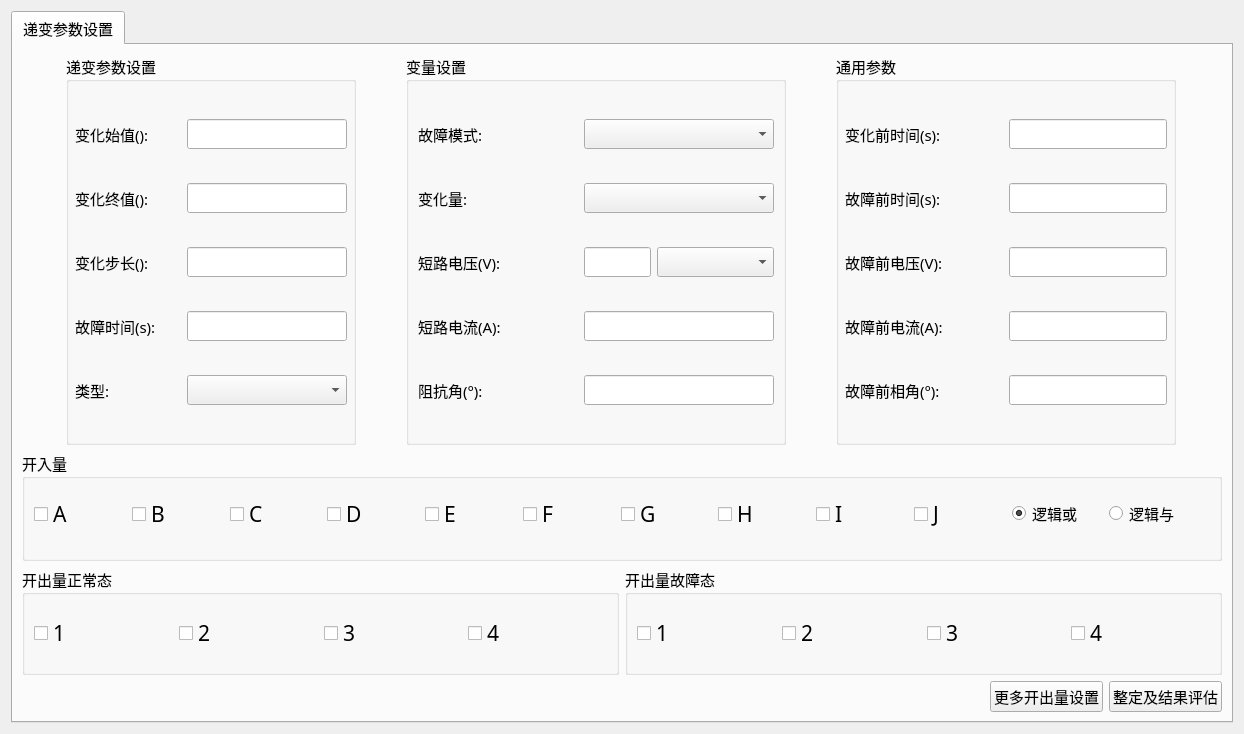
<?xml version="1.0" encoding="UTF-8"?>
<ui version="4.0">
 <class>QSttMacroParaEditViewFaultGradient</class>
 <widget class="QWidget" name="QSttMacroParaEditViewFaultGradient">
  <property name="geometry">
   <rect>
    <x>0</x>
    <y>0</y>
    <width>1244</width>
    <height>734</height>
   </rect>
  </property>
  <property name="font">
   <font>
    <family>Agency FB</family>
   </font>
  </property>
  <property name="windowTitle">
   <string>Form</string>
  </property>
  <layout class="QVBoxLayout" name="verticalLayout_2">
   <item>
    <widget class="QSttTabWidget" name="m_tabWidget">
     <property name="font">
      <font>
       <pointsize>11</pointsize>
      </font>
     </property>
     <property name="currentIndex">
      <number>0</number>
     </property>
     <widget class="QWidget" name="tab">
      <attribute name="title">
       <string>递变参数设置</string>
      </attribute>
      <layout class="QVBoxLayout" name="verticalLayout_3" stretch="3,2">
       <item>
        <layout class="QHBoxLayout" name="horizontalLayout_3" stretch="1,1,1">
         <item>
          <widget class="QGroupBox" name="m_gpChangeSet">
           <property name="sizePolicy">
            <sizepolicy hsizetype="Preferred" vsizetype="Preferred">
             <horstretch>0</horstretch>
             <verstretch>0</verstretch>
            </sizepolicy>
           </property>
           <property name="minimumSize">
            <size>
             <width>0</width>
             <height>230</height>
            </size>
           </property>
           <property name="maximumSize">
            <size>
             <width>290</width>
             <height>16777215</height>
            </size>
           </property>
           <property name="title">
            <string>递变参数设置</string>
           </property>
           <layout class="QGridLayout" name="gridLayout">
            <property name="leftMargin">
             <number>6</number>
            </property>
            <property name="rightMargin">
             <number>6</number>
            </property>
            <item row="0" column="0">
             <widget class="QLabel" name="m_labInit">
              <property name="minimumSize">
               <size>
                <width>0</width>
                <height>0</height>
               </size>
              </property>
              <property name="maximumSize">
               <size>
                <width>16777215</width>
                <height>16777215</height>
               </size>
              </property>
              <property name="text">
               <string>变化始值():</string>
              </property>
             </widget>
            </item>
            <item row="0" column="1">
             <widget class="QSettingLineEdit" name="m_editInit">
              <property name="sizePolicy">
               <sizepolicy hsizetype="Expanding" vsizetype="Fixed">
                <horstretch>0</horstretch>
                <verstretch>0</verstretch>
               </sizepolicy>
              </property>
              <property name="minimumSize">
               <size>
                <width>130</width>
                <height>0</height>
               </size>
              </property>
              <property name="maximumSize">
               <size>
                <width>160</width>
                <height>16777215</height>
               </size>
              </property>
             </widget>
            </item>
            <item row="1" column="0">
             <widget class="QLabel" name="m_labFinish">
              <property name="minimumSize">
               <size>
                <width>0</width>
                <height>0</height>
               </size>
              </property>
              <property name="maximumSize">
               <size>
                <width>16777215</width>
                <height>16777215</height>
               </size>
              </property>
              <property name="text">
               <string>变化终值():</string>
              </property>
             </widget>
            </item>
            <item row="1" column="1">
             <widget class="QSettingLineEdit" name="m_editFinish">
              <property name="sizePolicy">
               <sizepolicy hsizetype="Expanding" vsizetype="Fixed">
                <horstretch>0</horstretch>
                <verstretch>0</verstretch>
               </sizepolicy>
              </property>
              <property name="minimumSize">
               <size>
                <width>130</width>
                <height>0</height>
               </size>
              </property>
              <property name="maximumSize">
               <size>
                <width>160</width>
                <height>16777215</height>
               </size>
              </property>
             </widget>
            </item>
            <item row="2" column="0">
             <widget class="QLabel" name="m_labStep">
              <property name="minimumSize">
               <size>
                <width>0</width>
                <height>0</height>
               </size>
              </property>
              <property name="maximumSize">
               <size>
                <width>16777215</width>
                <height>16777215</height>
               </size>
              </property>
              <property name="text">
               <string>变化步长():</string>
              </property>
             </widget>
            </item>
            <item row="2" column="1">
             <widget class="QSettingLineEdit" name="m_editStep">
              <property name="sizePolicy">
               <sizepolicy hsizetype="Expanding" vsizetype="Fixed">
                <horstretch>0</horstretch>
                <verstretch>0</verstretch>
               </sizepolicy>
              </property>
              <property name="minimumSize">
               <size>
                <width>130</width>
                <height>0</height>
               </size>
              </property>
              <property name="maximumSize">
               <size>
                <width>160</width>
                <height>16777215</height>
               </size>
              </property>
             </widget>
            </item>
            <item row="3" column="0">
             <widget class="QLabel" name="m_labTime">
              <property name="minimumSize">
               <size>
                <width>0</width>
                <height>0</height>
               </size>
              </property>
              <property name="maximumSize">
               <size>
                <width>16777215</width>
                <height>16777215</height>
               </size>
              </property>
              <property name="text">
               <string>故障时间(s):</string>
              </property>
             </widget>
            </item>
            <item row="3" column="1">
             <widget class="QSettingLineEdit" name="m_editFaultTime">
              <property name="sizePolicy">
               <sizepolicy hsizetype="Expanding" vsizetype="Fixed">
                <horstretch>0</horstretch>
                <verstretch>0</verstretch>
               </sizepolicy>
              </property>
              <property name="minimumSize">
               <size>
                <width>130</width>
                <height>0</height>
               </size>
              </property>
              <property name="maximumSize">
               <size>
                <width>160</width>
                <height>16777215</height>
               </size>
              </property>
             </widget>
            </item>
            <item row="4" column="0">
             <widget class="QLabel" name="m_labType">
              <property name="minimumSize">
               <size>
                <width>0</width>
                <height>0</height>
               </size>
              </property>
              <property name="maximumSize">
               <size>
                <width>16777215</width>
                <height>16777215</height>
               </size>
              </property>
              <property name="text">
               <string>类型:</string>
              </property>
             </widget>
            </item>
            <item row="4" column="1">
             <widget class="QScrollComboBox" name="m_cbbType">
              <property name="sizePolicy">
               <sizepolicy hsizetype="Preferred" vsizetype="Fixed">
                <horstretch>0</horstretch>
                <verstretch>0</verstretch>
               </sizepolicy>
              </property>
              <property name="minimumSize">
               <size>
                <width>130</width>
                <height>0</height>
               </size>
              </property>
              <property name="maximumSize">
               <size>
                <width>160</width>
                <height>16777215</height>
               </size>
              </property>
             </widget>
            </item>
           </layout>
          </widget>
         </item>
         <item>
          <widget class="QGroupBox" name="m_gpVarSet">
           <property name="sizePolicy">
            <sizepolicy hsizetype="Preferred" vsizetype="Preferred">
             <horstretch>0</horstretch>
             <verstretch>0</verstretch>
            </sizepolicy>
           </property>
           <property name="minimumSize">
            <size>
             <width>0</width>
             <height>230</height>
            </size>
           </property>
           <property name="maximumSize">
            <size>
             <width>380</width>
             <height>16777215</height>
            </size>
           </property>
           <property name="title">
            <string>变量设置</string>
           </property>
           <layout class="QVBoxLayout" name="verticalLayout_5">
            <item>
             <layout class="QHBoxLayout" name="horizontalLayout_6">
              <item>
               <widget class="QLabel" name="m_labVar">
                <property name="minimumSize">
                 <size>
                  <width>0</width>
                  <height>0</height>
                 </size>
                </property>
                <property name="maximumSize">
                 <size>
                  <width>16777215</width>
                  <height>16777215</height>
                 </size>
                </property>
                <property name="text">
                 <string>故障模式:</string>
                </property>
               </widget>
              </item>
              <item>
               <widget class="QScrollComboBox" name="m_cbbFaultMode">
                <property name="sizePolicy">
                 <sizepolicy hsizetype="Preferred" vsizetype="Fixed">
                  <horstretch>0</horstretch>
                  <verstretch>0</verstretch>
                 </sizepolicy>
                </property>
                <property name="minimumSize">
                 <size>
                  <width>190</width>
                  <height>0</height>
                 </size>
                </property>
                <property name="maximumSize">
                 <size>
                  <width>190</width>
                  <height>16777215</height>
                 </size>
                </property>
                <property name="maxVisibleItems">
                 <number>5</number>
                </property>
               </widget>
              </item>
             </layout>
            </item>
            <item>
             <layout class="QHBoxLayout" name="horizontalLayout_7">
              <item>
               <widget class="QLabel" name="m_labVar_2">
                <property name="minimumSize">
                 <size>
                  <width>0</width>
                  <height>0</height>
                 </size>
                </property>
                <property name="maximumSize">
                 <size>
                  <width>16777215</width>
                  <height>16777215</height>
                 </size>
                </property>
                <property name="text">
                 <string>变化量:</string>
                </property>
               </widget>
              </item>
              <item>
               <widget class="QScrollComboBox" name="m_cbbChangeVaule">
                <property name="sizePolicy">
                 <sizepolicy hsizetype="Preferred" vsizetype="Fixed">
                  <horstretch>0</horstretch>
                  <verstretch>0</verstretch>
                 </sizepolicy>
                </property>
                <property name="minimumSize">
                 <size>
                  <width>190</width>
                  <height>0</height>
                 </size>
                </property>
                <property name="maximumSize">
                 <size>
                  <width>190</width>
                  <height>16777215</height>
                 </size>
                </property>
                <property name="maxVisibleItems">
                 <number>5</number>
                </property>
               </widget>
              </item>
             </layout>
            </item>
            <item>
             <layout class="QHBoxLayout" name="horizontalLayout_8">
              <property name="spacing">
               <number>0</number>
              </property>
              <item>
               <widget class="QLabel" name="m_labShortVm">
                <property name="minimumSize">
                 <size>
                  <width>0</width>
                  <height>0</height>
                 </size>
                </property>
                <property name="maximumSize">
                 <size>
                  <width>16777215</width>
                  <height>16777215</height>
                 </size>
                </property>
                <property name="text">
                 <string>短路电压(V):</string>
                </property>
               </widget>
              </item>
              <item>
               <layout class="QHBoxLayout" name="horizontalLayout">
                <property name="spacing">
                 <number>6</number>
                </property>
                <item>
                 <widget class="QSttLineEdit" name="m_editShortVm">
                  <property name="sizePolicy">
                   <sizepolicy hsizetype="Preferred" vsizetype="Fixed">
                    <horstretch>0</horstretch>
                    <verstretch>0</verstretch>
                   </sizepolicy>
                  </property>
                  <property name="minimumSize">
                   <size>
                    <width>67</width>
                    <height>0</height>
                   </size>
                  </property>
                  <property name="maximumSize">
                   <size>
                    <width>67</width>
                    <height>16777215</height>
                   </size>
                  </property>
                  <property name="alignment">
                   <set>Qt::AlignLeading|Qt::AlignLeft|Qt::AlignVCenter</set>
                  </property>
                 </widget>
                </item>
                <item>
                 <widget class="QScrollComboBox" name="m_cbbShortVm">
                  <property name="sizePolicy">
                   <sizepolicy hsizetype="Preferred" vsizetype="Fixed">
                    <horstretch>0</horstretch>
                    <verstretch>0</verstretch>
                   </sizepolicy>
                  </property>
                  <property name="minimumSize">
                   <size>
                    <width>117</width>
                    <height>0</height>
                   </size>
                  </property>
                  <property name="maximumSize">
                   <size>
                    <width>117</width>
                    <height>16777215</height>
                   </size>
                  </property>
                  <property name="sizeAdjustPolicy">
                   <enum>QComboBox::AdjustToMinimumContentsLengthWithIcon</enum>
                  </property>
                 </widget>
                </item>
               </layout>
              </item>
             </layout>
            </item>
            <item>
             <layout class="QHBoxLayout" name="horizontalLayout_9">
              <item>
               <widget class="QLabel" name="m_labDirection">
                <property name="minimumSize">
                 <size>
                  <width>0</width>
                  <height>0</height>
                 </size>
                </property>
                <property name="maximumSize">
                 <size>
                  <width>16777215</width>
                  <height>16777215</height>
                 </size>
                </property>
                <property name="text">
                 <string>短路电流(A):</string>
                </property>
               </widget>
              </item>
              <item>
               <widget class="QSttLineEdit" name="m_editShortVa">
                <property name="sizePolicy">
                 <sizepolicy hsizetype="Expanding" vsizetype="Fixed">
                  <horstretch>0</horstretch>
                  <verstretch>0</verstretch>
                 </sizepolicy>
                </property>
                <property name="minimumSize">
                 <size>
                  <width>190</width>
                  <height>0</height>
                 </size>
                </property>
                <property name="maximumSize">
                 <size>
                  <width>190</width>
                  <height>16777215</height>
                 </size>
                </property>
               </widget>
              </item>
             </layout>
            </item>
            <item>
             <layout class="QHBoxLayout" name="horizontalLayout_10">
              <item>
               <widget class="QLabel" name="m_labDirection_2">
                <property name="minimumSize">
                 <size>
                  <width>0</width>
                  <height>0</height>
                 </size>
                </property>
                <property name="maximumSize">
                 <size>
                  <width>16777215</width>
                  <height>16777215</height>
                 </size>
                </property>
                <property name="text">
                 <string>阻抗角(°):</string>
                </property>
               </widget>
              </item>
              <item>
               <widget class="QSttLineEdit" name="m_editAngle">
                <property name="sizePolicy">
                 <sizepolicy hsizetype="Expanding" vsizetype="Fixed">
                  <horstretch>0</horstretch>
                  <verstretch>0</verstretch>
                 </sizepolicy>
                </property>
                <property name="minimumSize">
                 <size>
                  <width>190</width>
                  <height>0</height>
                 </size>
                </property>
                <property name="maximumSize">
                 <size>
                  <width>190</width>
                  <height>16777215</height>
                 </size>
                </property>
               </widget>
              </item>
             </layout>
            </item>
           </layout>
          </widget>
         </item>
         <item>
          <widget class="QGroupBox" name="m_gpMannual">
           <property name="minimumSize">
            <size>
             <width>0</width>
             <height>230</height>
            </size>
           </property>
           <property name="maximumSize">
            <size>
             <width>340</width>
             <height>16777215</height>
            </size>
           </property>
           <property name="title">
            <string>通用参数</string>
           </property>
           <layout class="QGridLayout" name="gridLayout_3">
            <property name="leftMargin">
             <number>6</number>
            </property>
            <property name="rightMargin">
             <number>6</number>
            </property>
            <item row="0" column="0">
             <widget class="QLabel" name="m_labTimeBeforeChange">
              <property name="minimumSize">
               <size>
                <width>0</width>
                <height>0</height>
               </size>
              </property>
              <property name="maximumSize">
               <size>
                <width>16777215</width>
                <height>16777215</height>
               </size>
              </property>
              <property name="text">
               <string>变化前时间(s):</string>
              </property>
             </widget>
            </item>
            <item row="0" column="1">
             <widget class="QSttLineEdit" name="m_editTimeBeforeChange">
              <property name="sizePolicy">
               <sizepolicy hsizetype="Preferred" vsizetype="Fixed">
                <horstretch>0</horstretch>
                <verstretch>0</verstretch>
               </sizepolicy>
              </property>
              <property name="minimumSize">
               <size>
                <width>130</width>
                <height>0</height>
               </size>
              </property>
              <property name="maximumSize">
               <size>
                <width>160</width>
                <height>16777215</height>
               </size>
              </property>
             </widget>
            </item>
            <item row="1" column="0">
             <widget class="QLabel" name="m_labTimeBeforeFail">
              <property name="minimumSize">
               <size>
                <width>0</width>
                <height>0</height>
               </size>
              </property>
              <property name="maximumSize">
               <size>
                <width>16777215</width>
                <height>16777215</height>
               </size>
              </property>
              <property name="text">
               <string>故障前时间(s):</string>
              </property>
             </widget>
            </item>
            <item row="1" column="1">
             <widget class="QSttLineEdit" name="m_editTimeBeforeFail">
              <property name="sizePolicy">
               <sizepolicy hsizetype="Preferred" vsizetype="Fixed">
                <horstretch>0</horstretch>
                <verstretch>0</verstretch>
               </sizepolicy>
              </property>
              <property name="minimumSize">
               <size>
                <width>130</width>
                <height>0</height>
               </size>
              </property>
              <property name="maximumSize">
               <size>
                <width>160</width>
                <height>16777215</height>
               </size>
              </property>
             </widget>
            </item>
            <item row="2" column="0">
             <widget class="QLabel" name="m_labTimeBeforeChange_2">
              <property name="minimumSize">
               <size>
                <width>0</width>
                <height>0</height>
               </size>
              </property>
              <property name="maximumSize">
               <size>
                <width>16777215</width>
                <height>16777215</height>
               </size>
              </property>
              <property name="text">
               <string>故障前电压(V):</string>
              </property>
             </widget>
            </item>
            <item row="2" column="1">
             <widget class="QSttLineEdit" name="m_editFaultBeforeVm">
              <property name="sizePolicy">
               <sizepolicy hsizetype="Preferred" vsizetype="Fixed">
                <horstretch>0</horstretch>
                <verstretch>0</verstretch>
               </sizepolicy>
              </property>
              <property name="minimumSize">
               <size>
                <width>130</width>
                <height>0</height>
               </size>
              </property>
              <property name="maximumSize">
               <size>
                <width>160</width>
                <height>16777215</height>
               </size>
              </property>
             </widget>
            </item>
            <item row="3" column="0">
             <widget class="QLabel" name="m_labTimeBeforeFail_2">
              <property name="minimumSize">
               <size>
                <width>0</width>
                <height>0</height>
               </size>
              </property>
              <property name="maximumSize">
               <size>
                <width>16777215</width>
                <height>16777215</height>
               </size>
              </property>
              <property name="text">
               <string>故障前电流(A):</string>
              </property>
             </widget>
            </item>
            <item row="3" column="1">
             <widget class="QSttLineEdit" name="m_editFaultBeforeVa">
              <property name="sizePolicy">
               <sizepolicy hsizetype="Preferred" vsizetype="Fixed">
                <horstretch>0</horstretch>
                <verstretch>0</verstretch>
               </sizepolicy>
              </property>
              <property name="minimumSize">
               <size>
                <width>130</width>
                <height>0</height>
               </size>
              </property>
              <property name="maximumSize">
               <size>
                <width>160</width>
                <height>16777215</height>
               </size>
              </property>
             </widget>
            </item>
            <item row="4" column="0">
             <widget class="QLabel" name="m_labTimeBeforeFail_3">
              <property name="minimumSize">
               <size>
                <width>0</width>
                <height>0</height>
               </size>
              </property>
              <property name="maximumSize">
               <size>
                <width>16777215</width>
                <height>16777215</height>
               </size>
              </property>
              <property name="text">
               <string>故障前相角(°):</string>
              </property>
             </widget>
            </item>
            <item row="4" column="1">
             <widget class="QSttLineEdit" name="m_editFaultBeforeAngle">
              <property name="sizePolicy">
               <sizepolicy hsizetype="Preferred" vsizetype="Fixed">
                <horstretch>0</horstretch>
                <verstretch>0</verstretch>
               </sizepolicy>
              </property>
              <property name="minimumSize">
               <size>
                <width>130</width>
                <height>0</height>
               </size>
              </property>
              <property name="maximumSize">
               <size>
                <width>160</width>
                <height>16777215</height>
               </size>
              </property>
             </widget>
            </item>
           </layout>
          </widget>
         </item>
        </layout>
       </item>
       <item>
        <layout class="QVBoxLayout" name="verticalLayout">
         <item>
          <widget class="QGroupBox" name="m_gpBin">
           <property name="minimumSize">
            <size>
             <width>0</width>
             <height>110</height>
            </size>
           </property>
           <property name="maximumSize">
            <size>
             <width>16777215</width>
             <height>110</height>
            </size>
           </property>
           <property name="title">
            <string>开入量</string>
           </property>
           <layout class="QHBoxLayout" name="horizontalLayout_4">
            <item>
             <layout class="QGridLayout" name="gridLayout_4">
              <property name="rightMargin">
               <number>9</number>
              </property>
              <property name="bottomMargin">
               <number>9</number>
              </property>
              <item row="0" column="9">
               <widget class="QSttCheckBox" name="m_cbBinJ9">
                <property name="font">
                 <font>
                  <pointsize>16</pointsize>
                 </font>
                </property>
                <property name="styleSheet">
                 <string notr="true"/>
                </property>
                <property name="text">
                 <string>J</string>
                </property>
                <attribute name="buttonGroup">
                 <string notr="true">btnGrpBin</string>
                </attribute>
               </widget>
              </item>
              <item row="0" column="3">
               <widget class="QSttCheckBox" name="m_cbBinD3">
                <property name="font">
                 <font>
                  <pointsize>16</pointsize>
                 </font>
                </property>
                <property name="styleSheet">
                 <string notr="true"/>
                </property>
                <property name="text">
                 <string>D</string>
                </property>
                <attribute name="buttonGroup">
                 <string notr="true">btnGrpBin</string>
                </attribute>
               </widget>
              </item>
              <item row="0" column="8">
               <widget class="QSttCheckBox" name="m_cbBinI8">
                <property name="font">
                 <font>
                  <pointsize>16</pointsize>
                 </font>
                </property>
                <property name="styleSheet">
                 <string notr="true"/>
                </property>
                <property name="text">
                 <string>I</string>
                </property>
                <attribute name="buttonGroup">
                 <string notr="true">btnGrpBin</string>
                </attribute>
               </widget>
              </item>
              <item row="0" column="1">
               <widget class="QSttCheckBox" name="m_cbBinB1">
                <property name="font">
                 <font>
                  <pointsize>16</pointsize>
                 </font>
                </property>
                <property name="styleSheet">
                 <string notr="true"/>
                </property>
                <property name="text">
                 <string>B</string>
                </property>
                <attribute name="buttonGroup">
                 <string notr="true">btnGrpBin</string>
                </attribute>
               </widget>
              </item>
              <item row="0" column="2">
               <widget class="QSttCheckBox" name="m_cbBinC2">
                <property name="font">
                 <font>
                  <pointsize>16</pointsize>
                 </font>
                </property>
                <property name="styleSheet">
                 <string notr="true"/>
                </property>
                <property name="text">
                 <string>C</string>
                </property>
                <attribute name="buttonGroup">
                 <string notr="true">btnGrpBin</string>
                </attribute>
               </widget>
              </item>
              <item row="0" column="10">
               <widget class="QRadioButton" name="m_rbOr">
                <property name="text">
                 <string>逻辑或</string>
                </property>
                <property name="checked">
                 <bool>true</bool>
                </property>
               </widget>
              </item>
              <item row="0" column="5">
               <widget class="QSttCheckBox" name="m_cbBinF5">
                <property name="font">
                 <font>
                  <pointsize>16</pointsize>
                 </font>
                </property>
                <property name="styleSheet">
                 <string notr="true"/>
                </property>
                <property name="text">
                 <string>F</string>
                </property>
                <attribute name="buttonGroup">
                 <string notr="true">btnGrpBin</string>
                </attribute>
               </widget>
              </item>
              <item row="0" column="0">
               <widget class="QSttCheckBox" name="m_cbBinA0">
                <property name="font">
                 <font>
                  <pointsize>16</pointsize>
                 </font>
                </property>
                <property name="styleSheet">
                 <string notr="true"/>
                </property>
                <property name="text">
                 <string>A</string>
                </property>
                <attribute name="buttonGroup">
                 <string notr="true">btnGrpBin</string>
                </attribute>
               </widget>
              </item>
              <item row="0" column="7">
               <widget class="QSttCheckBox" name="m_cbBinH7">
                <property name="font">
                 <font>
                  <pointsize>16</pointsize>
                 </font>
                </property>
                <property name="styleSheet">
                 <string notr="true"/>
                </property>
                <property name="text">
                 <string>H</string>
                </property>
                <attribute name="buttonGroup">
                 <string notr="true">btnGrpBin</string>
                </attribute>
               </widget>
              </item>
              <item row="0" column="11">
               <widget class="QRadioButton" name="m_rbAnd">
                <property name="text">
                 <string>逻辑与</string>
                </property>
                <property name="checked">
                 <bool>false</bool>
                </property>
               </widget>
              </item>
              <item row="0" column="4">
               <widget class="QSttCheckBox" name="m_cbBinE4">
                <property name="font">
                 <font>
                  <pointsize>16</pointsize>
                 </font>
                </property>
                <property name="styleSheet">
                 <string notr="true"/>
                </property>
                <property name="text">
                 <string>E</string>
                </property>
                <attribute name="buttonGroup">
                 <string notr="true">btnGrpBin</string>
                </attribute>
               </widget>
              </item>
              <item row="0" column="6">
               <widget class="QSttCheckBox" name="m_cbBinG6">
                <property name="font">
                 <font>
                  <pointsize>16</pointsize>
                 </font>
                </property>
                <property name="styleSheet">
                 <string notr="true"/>
                </property>
                <property name="text">
                 <string>G</string>
                </property>
                <attribute name="buttonGroup">
                 <string notr="true">btnGrpBin</string>
                </attribute>
               </widget>
              </item>
             </layout>
            </item>
           </layout>
          </widget>
         </item>
         <item>
          <layout class="QHBoxLayout" name="horizontalLayout_5">
           <item>
            <widget class="QGroupBox" name="m_gpBoutNormal">
             <property name="title">
              <string>开出量正常态</string>
             </property>
             <layout class="QGridLayout" name="gridLayout_10">
              <item row="0" column="0">
               <layout class="QGridLayout" name="gridLayout_5">
                <item row="0" column="3">
                 <widget class="QSttCheckBox" name="m_cbBOut3">
                  <property name="font">
                   <font>
                    <pointsize>16</pointsize>
                   </font>
                  </property>
                  <property name="styleSheet">
                   <string notr="true"/>
                  </property>
                  <property name="text">
                   <string>4</string>
                  </property>
                  <attribute name="buttonGroup">
                   <string notr="true">btnGrpOutNormalError</string>
                  </attribute>
                 </widget>
                </item>
                <item row="0" column="0">
                 <widget class="QSttCheckBox" name="m_cbBOut0">
                  <property name="font">
                   <font>
                    <pointsize>16</pointsize>
                   </font>
                  </property>
                  <property name="styleSheet">
                   <string notr="true"/>
                  </property>
                  <property name="text">
                   <string>1</string>
                  </property>
                  <attribute name="buttonGroup">
                   <string notr="true">btnGrpOutNormalError</string>
                  </attribute>
                 </widget>
                </item>
                <item row="0" column="2">
                 <widget class="QSttCheckBox" name="m_cbBOut2">
                  <property name="font">
                   <font>
                    <pointsize>16</pointsize>
                   </font>
                  </property>
                  <property name="styleSheet">
                   <string notr="true"/>
                  </property>
                  <property name="text">
                   <string>3</string>
                  </property>
                  <attribute name="buttonGroup">
                   <string notr="true">btnGrpOutNormalError</string>
                  </attribute>
                 </widget>
                </item>
                <item row="0" column="1">
                 <widget class="QSttCheckBox" name="m_cbBOut1">
                  <property name="font">
                   <font>
                    <pointsize>16</pointsize>
                   </font>
                  </property>
                  <property name="styleSheet">
                   <string notr="true"/>
                  </property>
                  <property name="text">
                   <string>2</string>
                  </property>
                  <attribute name="buttonGroup">
                   <string notr="true">btnGrpOutNormalError</string>
                  </attribute>
                 </widget>
                </item>
               </layout>
              </item>
             </layout>
            </widget>
           </item>
           <item>
            <widget class="QGroupBox" name="m_gpBoutError">
             <property name="title">
              <string>开出量故障态</string>
             </property>
             <layout class="QGridLayout" name="gridLayout_9">
              <item row="0" column="0">
               <layout class="QGridLayout" name="gridLayout_7">
                <item row="0" column="1">
                 <widget class="QSttCheckBox" name="m_cbBOut2_E5">
                  <property name="font">
                   <font>
                    <pointsize>16</pointsize>
                   </font>
                  </property>
                  <property name="styleSheet">
                   <string notr="true"/>
                  </property>
                  <property name="text">
                   <string>2</string>
                  </property>
                  <attribute name="buttonGroup">
                   <string notr="true">btnGrpOutNormalError</string>
                  </attribute>
                 </widget>
                </item>
                <item row="0" column="3">
                 <widget class="QSttCheckBox" name="m_cbBOut4_E7">
                  <property name="font">
                   <font>
                    <pointsize>16</pointsize>
                   </font>
                  </property>
                  <property name="styleSheet">
                   <string notr="true"/>
                  </property>
                  <property name="text">
                   <string>4</string>
                  </property>
                  <attribute name="buttonGroup">
                   <string notr="true">btnGrpOutNormalError</string>
                  </attribute>
                 </widget>
                </item>
                <item row="0" column="0">
                 <widget class="QSttCheckBox" name="m_cbBOut1_E4">
                  <property name="font">
                   <font>
                    <pointsize>16</pointsize>
                   </font>
                  </property>
                  <property name="styleSheet">
                   <string notr="true"/>
                  </property>
                  <property name="text">
                   <string>1</string>
                  </property>
                  <attribute name="buttonGroup">
                   <string notr="true">btnGrpOutNormalError</string>
                  </attribute>
                 </widget>
                </item>
                <item row="0" column="2">
                 <widget class="QSttCheckBox" name="m_cbBOut3_E6">
                  <property name="font">
                   <font>
                    <pointsize>16</pointsize>
                   </font>
                  </property>
                  <property name="styleSheet">
                   <string notr="true"/>
                  </property>
                  <property name="text">
                   <string>3</string>
                  </property>
                  <attribute name="buttonGroup">
                   <string notr="true">btnGrpOutNormalError</string>
                  </attribute>
                 </widget>
                </item>
               </layout>
              </item>
             </layout>
            </widget>
           </item>
          </layout>
         </item>
         <item>
          <layout class="QHBoxLayout" name="horizontalLayout_2">
           <item>
            <spacer name="horizontalSpacer">
             <property name="orientation">
              <enum>Qt::Horizontal</enum>
             </property>
             <property name="sizeHint" stdset="0">
              <size>
               <width>40</width>
               <height>20</height>
              </size>
             </property>
            </spacer>
           </item>
           <item>
            <widget class="QPushButton" name="m_btnMoreOut">
             <property name="text">
              <string>更多开出量设置</string>
             </property>
            </widget>
           </item>
           <item>
            <widget class="QPushButton" name="m_btnEstimate">
             <property name="text">
              <string>整定及结果评估</string>
             </property>
            </widget>
           </item>
          </layout>
         </item>
        </layout>
       </item>
      </layout>
     </widget>
    </widget>
   </item>
  </layout>
 </widget>
 <customwidgets>
  <customwidget>
   <class>QSettingLineEdit</class>
   <extends>QLineEdit</extends>
   <header>../../UI/Controls/SettingCtrls/qsettinglineedit.h</header>
  </customwidget>
  <customwidget>
   <class>QSttCheckBox</class>
   <extends>QCheckBox</extends>
   <header>../../UI/Controls/SttCheckBox.h</header>
  </customwidget>
  <customwidget>
   <class>QSttTabWidget</class>
   <extends>QTabWidget</extends>
   <header>../Controls/SttTabWidget.h</header>
   <container>1</container>
  </customwidget>
  <customwidget>
   <class>QScrollComboBox</class>
   <extends>QComboBox</extends>
   <header>../../../Module/UI/Module/ScrollCtrl/ScrollComboBox.h</header>
   <slots>
    <slot>on_FaultMode_currentIndexChanged(int)</slot>
   </slots>
  </customwidget>
  <customwidget>
   <class>QSttLineEdit</class>
   <extends>QLineEdit</extends>
   <header>../Controls/SttLineEdit.h</header>
  </customwidget>
 </customwidgets>
 <resources/>
 <connections/>
 <buttongroups>
  <buttongroup name="btnGrpOutNormalError">
   <property name="exclusive">
    <bool>false</bool>
   </property>
  </buttongroup>
  <buttongroup name="btnGrpBin">
   <property name="exclusive">
    <bool>false</bool>
   </property>
  </buttongroup>
 </buttongroups>
</ui>
